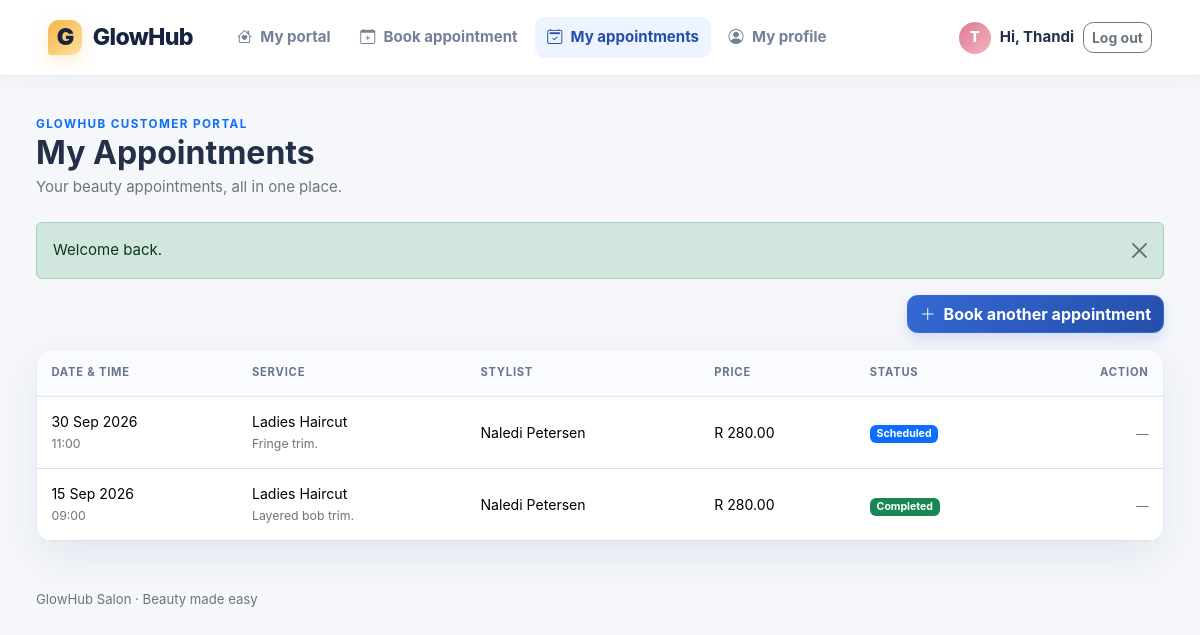
Screenshot of /customer_portal/appointments.php (signed in) with the database file from the repository.
### tables this page shows
CREATE TABLE customers (
    customer_id INT UNSIGNED AUTO_INCREMENT PRIMARY KEY,
    first_name VARCHAR(60) NOT NULL,
    last_name VARCHAR(60) NOT NULL,
    phone VARCHAR(20) NOT NULL UNIQUE,
    email VARCHAR(120) NULL UNIQUE,
    gender ENUM('Female', 'Male', 'Other') NOT NULL,
    date_registered DATE NOT NULL,
    created_at TIMESTAMP NOT NULL DEFAULT CURRENT_TIMESTAMP
);

CREATE TABLE appointments (
    appointment_id INT UNSIGNED AUTO_INCREMENT PRIMARY KEY,
    customer_id INT UNSIGNED NOT NULL,
    staff_id INT UNSIGNED NOT NULL,
    service_id INT UNSIGNED NOT NULL,
    appointment_date DATE NOT NULL,
    appointment_time TIME NOT NULL,
    status ENUM('Scheduled', 'Completed', 'Cancelled', 'No-show') NOT NULL DEFAULT 'Scheduled',
    notes VARCHAR(500) NULL,
    service_price DECIMAL(10,2) NOT NULL,
    created_at TIMESTAMP NOT NULL DEFAULT CURRENT_TIMESTAMP,
    INDEX idx_appointments_schedule (staff_id, appointment_date, appointment_time),
    INDEX idx_appointments_customer (customer_id),
    INDEX idx_appointments_status_date (status, appointment_date),
    CONSTRAINT fk_appointments_customer
        FOREIGN KEY (customer_id) REFERENCES customers(customer_id)
        ON UPDATE CASCADE ON DELETE RESTRICT,
    CONSTRAINT fk_appointments_staff
        FOREIGN KEY (staff_id) REFERENCES staff(staff_id)
        ON UPDATE CASCADE ON DELETE RESTRICT,
    CONSTRAINT fk_appointments_service
        FOREIGN KEY (service_id) REFERENCES services(service_id)
        ON UPDATE CASCADE ON DELETE RESTRICT,
    CONSTRAINT chk_appointment_price CHECK (service_price >= 0)
);

CREATE TABLE services (
    service_id INT UNSIGNED AUTO_INCREMENT PRIMARY KEY,
    service_name VARCHAR(100) NOT NULL UNIQUE,
    description VARCHAR(500) NULL,
    duration_minutes SMALLINT UNSIGNED NOT NULL,
    price DECIMAL(10,2) NOT NULL,
    status ENUM('Active', 'Inactive') NOT NULL DEFAULT 'Active',
    created_at TIMESTAMP NOT NULL DEFAULT CURRENT_TIMESTAMP,
    CONSTRAINT chk_service_duration CHECK (duration_minutes BETWEEN 5 AND 600),
    CONSTRAINT chk_service_price CHECK (price >= 0)
);

### includes/auth.php (called while the page is built, shortened)
<?php
require_once __DIR__ . '/functions.php';
function current_user(): ?array
{
    return $_SESSION['user'] ?? null;
}

### config/database.php (called while the page is built, shortened)
<?php
function db(): PDO
{
    static $pdo = null;
    if ($pdo instanceof PDO) {
        return $pdo;
    }
    $dsn = 'mysql:host=' . DB_HOST . ';dbname=' . DB_NAME . ';charset=utf8mb4';
    try {
        $pdo = new PDO($dsn, DB_USER, DB_PASS, [
            PDO::ATTR_ERRMODE => PDO::ERRMODE_EXCEPTION,
            PDO::ATTR_DEFAULT_FETCH_MODE => PDO::FETCH_ASSOC,
            PDO::ATTR_EMULATE_PREPARES => false,
        ]);
    } catch (PDOException $exception) {
        http_response_code(503);
        exit('Database connection is unavailable. Please start MySQL and import database/salon_management.sql.');
    }
    return $pdo;
}

### customer_portal/appointments.php (the view, shortened to what this page needs)
<?php
require_once __DIR__ . '/../includes/auth.php';
$customerId = (int) current_user()['customer_id'];
$appointments = all_rows("SELECT a.*, s.service_name, CONCAT(st.first_name, ' ', st.last_name) staff_name FROM appointments a JOIN services s ON s.service_id = a.service_id JOIN staff st ON st.staff_id = a.staff_id WHERE a.customer_id = ? ORDER BY a.appointment_date DESC, a.appointment_time DESC", [$customerId]);
$page_title = 'My Appointments'; $customer_active = 'appointments'; require __DIR__ . '/../includes/customer_header.php';
?>
<div class="d-flex justify-content-end mb-3"><a class="btn btn-primary" href="<?= e(app_url('customer_portal/book.php')) ?>"><i class="bi bi-plus-lg me-1"></i> Book another appointment</a></div><div class="card table-card"><div class="table-responsive"><table class="table table-hover align-middle mb-0"><thead><tr><th>Date & time</th><th>Service</th><th>Stylist</th><th>Price</th><th>Status</th><th class="text-end">Action</th></tr></thead><tbody><?php if (!$appointments): ?><tr><td colspan="6" class="text-center text-secondary py-5">You have no appointments yet.</td></tr><?php endif; ?><?php foreach ($appointments as $appointment): ?><tr><td><?= e(date('d M Y', strtotime($appointment['appointment_date']))) ?><br><small class="text-secondary"><?= e(date('H:i', strtotime($appointment['appointment_time']))) ?></small></td><td><?= e($appointment['service_name']) ?><br><small class="text-secondary"><?= e($appointment['notes'] ?: 'No notes') ?></small></td><td><?= e($appointment['staff_name']) ?></td><td><?= money($appointment['service_price']) ?></td><td><?= status_badge($appointment['status']) ?></td><td class="text-end"><?php if ($appointment['status'] === 'Scheduled' && strtotime($appointment['appointment_date'] . ' ' . $appointment['appointment_time']) > time()): ?><form method="post" class="d-inline"><?= csrf_input() ?><input type="hidden" name="appointment_id" value="<?= (int) $appointment['appointment_id'] ?>"><button class="btn btn-sm btn-outline-danger" data-confirm="Cancel this appointment?">Cancel</button></form><?php else: ?><span class="text-secondary small">—</span><?php endif; ?></td></tr><?php endforeach; ?></tbody></table></div></div>
<?php require __DIR__ . '/../includes/customer_footer.php';

### includes/customer_header.php (shortened to what this page needs)
<?php
require_once __DIR__ . '/auth.php';
$page_title = $page_title ?? 'Customer Portal';
$customer = one_row('SELECT * FROM customers WHERE customer_id = ?', [(int) current_user()['customer_id']]);
?>
<!doctype html>
<html lang="en">
<head>
    <link href="https://cdn.jsdelivr.net/npm/bootstrap@5.3.3/dist/css/bootstrap.min.css" rel="stylesheet">
    <link href="https://cdn.jsdelivr.net/npm/bootstrap-icons@1.11.3/font/bootstrap-icons.min.css" rel="stylesheet">
    <link href="<?= e(app_url('assets/css/style.css')) ?>" rel="stylesheet">
</head>
<body>
<div class="customer-shell">
    <header class="customer-nav">
        <a class="brand" href="<?= e(app_url('customer_portal/index.php')) ?>"><span class="brand-mark">G</span><span>GlowHub</span></a>
        <nav class="customer-links">
            <a class="customer-link <?= ($customer_active ?? '') === 'home' ? 'active' : '' ?>" href="<?= e(app_url('customer_portal/index.php')) ?>"><i class="bi bi-house-heart"></i> My portal</a>
            <a class="customer-link <?= ($customer_active ?? '') === 'book' ? 'active' : '' ?>" href="<?= e(app_url('customer_portal/book.php')) ?>"><i class="bi bi-calendar-plus"></i> Book appointment</a>
            <a class="customer-link <?= ($customer_active ?? '') === 'appointments' ? 'active' : '' ?>" href="<?= e(app_url('customer_portal/appointments.php')) ?>"><i class="bi bi-calendar2-check"></i> My appointments</a>
            <a class="customer-link <?= ($customer_active ?? '') === 'profile' ? 'active' : '' ?>" href="<?= e(app_url('customer_portal/profile.php')) ?>"><i class="bi bi-person-circle"></i> My profile</a>
        </nav>
        <div class="customer-account"><span class="customer-avatar"><?= e(strtoupper(substr($customer['first_name'], 0, 1))) ?></span><span class="d-none d-md-inline">Hi, <?= e($customer['first_name']) ?></span><a href="<?= e(app_url('logout.php')) ?>" class="btn btn-sm btn-outline-secondary">Log out</a></div>
    </header>
    <main class="customer-main">
        <div class="customer-page-heading"><div><div class="hero-kicker text-primary">GLOWHUB CUSTOMER PORTAL</div><h1 class="h2 fw-bold mb-1"><?= e($page_title) ?></h1><p class="text-secondary mb-0">Your beauty appointments, all in one place.</p></div></div>
        <?php display_flashes(); ?>

### includes/functions.php (shortened to what this page needs)
<?php
require_once __DIR__ . '/../config/database.php';
function app_url(string $path = ''): string
{
    return rtrim(APP_BASE_URL, '/') . ($path === '' ? '/' : '/' . ltrim($path, '/'));
}
function e(mixed $value): string
{
    return htmlspecialchars((string) $value, ENT_QUOTES, 'UTF-8');
}
function display_flashes(): void
{
    foreach ($_SESSION['flash'] as $flash) {
        $type = in_array($flash['type'], ['success', 'danger', 'warning', 'info'], true) ? $flash['type'] : 'info';
        echo '<div class="alert alert-' . e($type) . ' alert-dismissible fade show" role="alert">'
            . e($flash['message'])
            . '<button type="button" class="btn-close" data-bs-dismiss="alert" aria-label="Close"></button></div>';
    }
}
function money(float|string|int|null $amount): string
{
    return 'R ' . number_format((float) $amount, 2);
}
function all_rows(string $sql, array $params = []): array
{
    $statement = db()->prepare($sql);
    $statement->execute($params);
    return $statement->fetchAll();
}
function one_row(string $sql, array $params = []): ?array
{
    $statement = db()->prepare($sql);
    $statement->execute($params);
    $row = $statement->fetch();
    return $row ?: null;
}
function status_badge(string $status): string
{
    $classes = [
        'Scheduled' => 'primary', 'Completed' => 'success', 'Cancelled' => 'danger',
        'No-show' => 'dark', 'Paid' => 'success', 'Partially Paid' => 'warning',
        'Unpaid' => 'danger', 'Available' => 'success', 'Unavailable' => 'warning',
        'Inactive' => 'secondary', 'Active' => 'success',
    ];
    return '<span class="badge text-bg-' . ($classes[$status] ?? 'secondary') . '">' . e($status) . '</span>';
}

### assets/css/style.css (style rules this page uses)
:root { --ink: #243047; --navy: #17233f; --navy-2: #243862; --blue: #3568d4; --blue-dark: #244ea9; --sky: #66c9d8; --gold: #f3b64b; --rose: #df7894; --cream: #f5f7fb; --muted: #748097; --line: #e7ebf3; --shadow: 0 16px 40px rgba(31, 48, 85, .08); }
* { box-sizing: border-box; }
body { background: var(--cream); color: var(--ink); font-size: .94rem; font-family: Inter, ui-sans-serif, system-ui, -apple-system, BlinkMacSystemFont, "Segoe UI", sans-serif; }
a { color: var(--blue); }
.brand { color: #fff; text-decoration: none; font-weight: 850; font-size: 1.45rem; display: flex; align-items: center; gap: .65rem; letter-spacing: -.03em; }
.brand-mark, .login-logo { display: inline-flex; align-items: center; justify-content: center; width: 2.15rem; height: 2.15rem; border-radius: .7rem .7rem .7rem .2rem; background: linear-gradient(135deg, var(--gold), #ffe09a); color: var(--navy); font-weight: 900; box-shadow: 0 5px 15px rgba(243, 182, 75, .25); }
.card { border: 1px solid var(--line); border-radius: 1rem; box-shadow: var(--shadow); overflow: hidden; }
.table-card .table { font-size: .88rem; }
.table-card .table thead th { background: #fafbfe; color: #68758c; font-size: .7rem; text-transform: uppercase; letter-spacing: .07em; border-bottom-width: 1px; white-space: nowrap; }
.table > :not(caption) > * > * { padding: .9rem; }
.btn { border-radius: .65rem; font-weight: 650; }
.btn-primary { background: linear-gradient(135deg, var(--blue), var(--blue-dark)); border-color: var(--blue); box-shadow: 0 6px 14px rgba(53,104,212,.18); }
.hero-kicker { color: #bcd0ff; font-size: .73rem; text-transform: uppercase; letter-spacing: .12em; font-weight: 750; }
.customer-shell { min-height: 100vh; background: var(--cream); }
.customer-nav { min-height: 76px; padding: 1rem clamp(1rem, 4vw, 4.5rem); background: #fff; border-bottom: 1px solid var(--line); display: flex; align-items: center; gap: 2rem; box-shadow: 0 5px 20px rgba(31, 48, 85, .04); }
.customer-nav .brand { color: var(--navy); }
.customer-links { display: flex; gap: .35rem; margin-right: auto; }
.customer-link { color: var(--muted); text-decoration: none; padding: .55rem .75rem; border-radius: .6rem; font-weight: 650; }
.customer-link:hover, .customer-link.active { color: var(--blue-dark); background: #edf3ff; }
.customer-link i { margin-right: .3rem; }
.customer-account { display: flex; align-items: center; gap: .55rem; font-weight: 650; }
.customer-avatar { display: inline-flex; align-items: center; justify-content: center; width: 2rem; height: 2rem; border-radius: 50%; background: linear-gradient(135deg, var(--rose), #f2b5bf); color: #fff; font-weight: 800; }
.customer-main { max-width: 1250px; margin: 0 auto; padding: 2.5rem clamp(1rem, 4vw, 2.25rem); }
.customer-page-heading { display: flex; justify-content: space-between; margin-bottom: 1.5rem; }

### rows the page displays
customers: first_name "T", first_name "Thandi"
appointments: appointment_date "30 Sep 2026", appointment_time "11:00", service.service_name "Ladies Haircut", notes "Fringe trim.", staff_name "Naledi Petersen", service_price "R 280.00", status "Scheduled"
appointments: appointment_date "15 Sep 2026", appointment_time "09:00", service.service_name "Ladies Haircut", notes "Layered bob trim.", staff_name "Naledi Petersen", service_price "R 280.00", status "Completed"

### other values shown
$page_title "My Appointments"
$flash['message'] "Welcome back."
